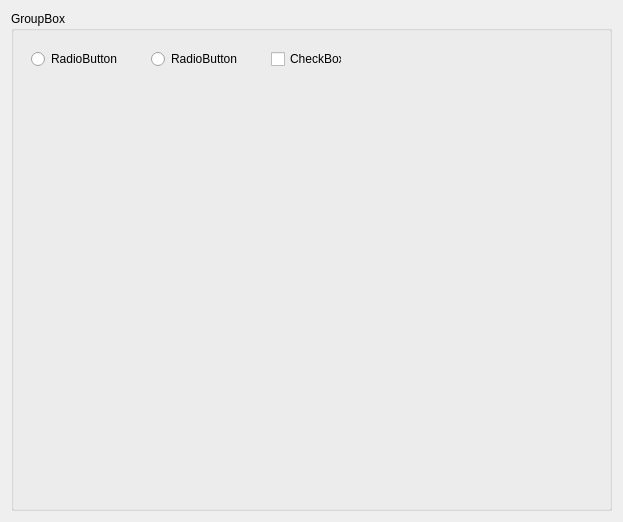
<?xml version="1.0" encoding="UTF-8"?>
<ui version="4.0">
 <class>TcpServer</class>
 <widget class="QWidget" name="TcpServer">
  <property name="geometry">
   <rect>
    <x>0</x>
    <y>0</y>
    <width>623</width>
    <height>522</height>
   </rect>
  </property>
  <property name="windowTitle">
   <string>Form</string>
  </property>
  <layout class="QVBoxLayout" name="verticalLayout">
   <item>
    <widget class="QGroupBox" name="groupBox">
     <property name="title">
      <string>GroupBox</string>
     </property>
     <widget class="QRadioButton" name="radioButton">
      <property name="geometry">
       <rect>
        <x>20</x>
        <y>40</y>
        <width>89</width>
        <height>16</height>
       </rect>
      </property>
      <property name="text">
       <string>RadioButton</string>
      </property>
     </widget>
     <widget class="QRadioButton" name="radioButton_2">
      <property name="geometry">
       <rect>
        <x>140</x>
        <y>40</y>
        <width>89</width>
        <height>16</height>
       </rect>
      </property>
      <property name="text">
       <string>RadioButton</string>
      </property>
     </widget>
     <widget class="QCheckBox" name="checkBox">
      <property name="geometry">
       <rect>
        <x>260</x>
        <y>40</y>
        <width>71</width>
        <height>16</height>
       </rect>
      </property>
      <property name="text">
       <string>CheckBox</string>
      </property>
     </widget>
    </widget>
   </item>
  </layout>
 </widget>
 <resources/>
 <connections/>
</ui>
